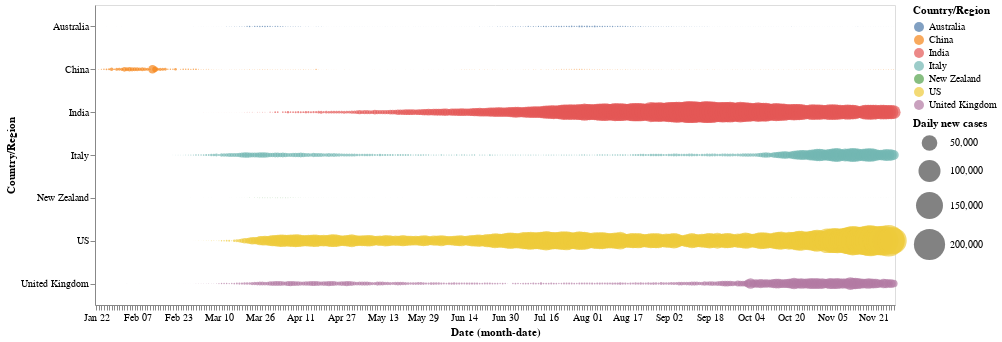

Here is the notebook cell this chart was saved with:
### Code cell
alt.Chart(selected_countries).mark_circle().encode(
    x='monthdate(Date):O',
    y='Country/Region',
    color='Country/Region',
    size=alt.Size('New cases:Q',
        scale=alt.Scale(range=[0, 1000]),
        legend=alt.Legend(title='Daily new cases')
    ) 
).properties(
    width=800,
    height=300
)

### Figure 1 — Vega-Lite specification as saved in the notebook (floating-point values rounded to 4 significant figures; data arrays with more than 128 entries replaced by an {"elided": "..."} marker saying what was removed)
{"config": {"view": {"continuousWidth": 400, "continuousHeight": 300}}, "data": {"name": "data-fc25515df06c19de3477c57f12688b47"}, "mark": "circle", "encoding": {"color": {"type": "nominal", "field": "Country/Region"}, "size": {"type": "quantitative", "field": "New cases", "legend": {"title": "Daily new cases"}, "scale": {"range": [0, 1000]}}, "x": {"type": "ordinal", "field": "Date", "timeUnit": "monthdate"}, "y": {"type": "nominal", "field": "Country/Region"}}, "height": 300, "width": 800, "$schema": "https://vega.github.io/schema/vega-lite/v4.8.1.json", "datasets": {"data-fc25515df06c19de3477c57f12688b47": {"elided": "2191 records"}}}
